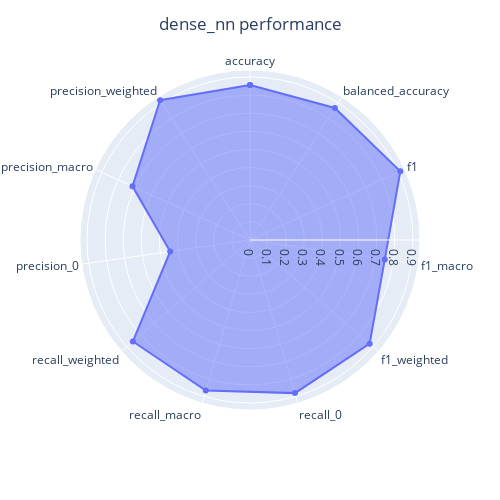

Source (notebook cell):
### Code cell
model = models.Sequential()
model.add(layers.Dense(32, activation='relu', input_shape=(V_ru.shape[1],)))
model.add(layers.Dense(32, activation='relu'))
model.add(layers.Dense(1, activation='sigmoid'))

model.compile(optimizer='adam',
              loss='binary_crossentropy',
              metrics=['accuracy'])

df_p_dnn, cl_report_dnn, cf_matrix_dnn = fit_and_evaluate_nn("dense_nn", model, epochs=20, batch_size=250)

# Radar chart of model's performance
data = df_p_dnn.iloc[:,1:-2]
plot_radar_metrics(data, "dense_nn")

#display confusion matrix and classification report
display(cf_matrix_dnn)
print(cl_report_dnn)

### Figure 1 — Plotly figure (JSON) as saved in the notebook; plotly's stock layout.template omitted (floating-point values rounded to 4 significant figures)
{"data": [{"fill": "toself", "hovertemplate": "r=%{r}<br>theta=%{theta}<extra></extra>", "legendgroup": "", "line": {"color": "#636efa", "dash": "solid"}, "marker": {"symbol": "circle"}, "mode": "markers+lines", "name": "", "r": [0.8556, 0.8666, 0.9123, 0.7519, 0.8742, 0.8811, 0.8666, 0.8556, 0.4452, 0.7134, 0.9179, 0.8556], "showlegend": false, "subplot": "polar", "theta": ["accuracy", "balanced_accuracy", "f1", "f1_macro", "f1_weighted", "recall_0", "recall_macro", "recall_weighted", "precision_0", "precision_macro", "precision_weighted", "accuracy"], "type": "scatterpolar"}], "layout": {"height": 500, "legend": {"tracegroupgap": 0}, "margin": {"t": 60}, "polar": {"angularaxis": {"direction": "clockwise", "rotation": 90}, "domain": {"x": [0, 1], "y": [0, 1]}}, "title": {"text": "dense_nn performance", "x": 0.5}, "width": 500}}
